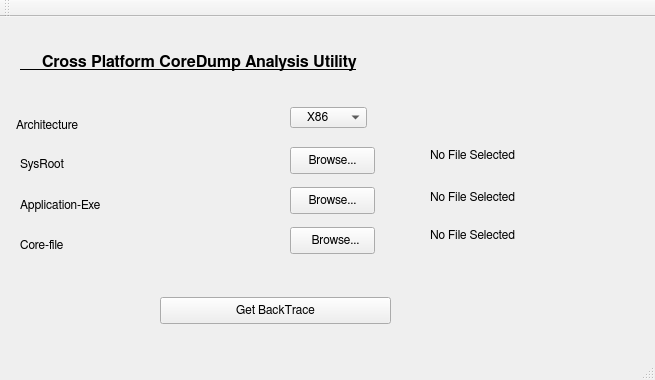
<?xml version="1.0" encoding="UTF-8"?>
<ui version="4.0">
 <class>coreDumpUtilFrame</class>
 <widget class="QMainWindow" name="coreDumpUtilFrame">
  <property name="windowModality">
   <enum>Qt::ApplicationModal</enum>
  </property>
  <property name="geometry">
   <rect>
    <x>0</x>
    <y>0</y>
    <width>655</width>
    <height>380</height>
   </rect>
  </property>
  <property name="maximumSize">
   <size>
    <width>655</width>
    <height>430</height>
   </size>
  </property>
  <property name="font">
   <font>
    <family>FreeSans</family>
   </font>
  </property>
  <property name="windowTitle">
   <string>XPlatform CoreDump Analysis Utility</string>
  </property>
  <widget class="QWidget" name="centralWidget">
   <widget class="QLabel" name="lbanner">
    <property name="geometry">
     <rect>
      <x>20</x>
      <y>0</y>
      <width>381</width>
      <height>91</height>
     </rect>
    </property>
    <property name="font">
     <font>
      <pointsize>12</pointsize>
      <weight>75</weight>
      <bold>true</bold>
      <underline>true</underline>
     </font>
    </property>
    <property name="text">
     <string>     Cross Platform CoreDump Analysis Utility</string>
    </property>
    <property name="wordWrap">
     <bool>true</bool>
    </property>
   </widget>
   <widget class="QLabel" name="lbannerImage">
    <property name="geometry">
     <rect>
      <x>370</x>
      <y>-10</y>
      <width>331</width>
      <height>81</height>
     </rect>
    </property>
    <property name="text">
     <string/>
    </property>
    <property name="pixmap">
     <pixmap>LogoSJ.png</pixmap>
    </property>
   </widget>
   <widget class="QLabel" name="lArchitecture">
    <property name="geometry">
     <rect>
      <x>10</x>
      <y>100</y>
      <width>91</width>
      <height>16</height>
     </rect>
    </property>
    <property name="text">
     <string>  Architecture</string>
    </property>
   </widget>
   <widget class="QComboBox" name="comboArchType">
    <property name="geometry">
     <rect>
      <x>290</x>
      <y>90</y>
      <width>77</width>
      <height>21</height>
     </rect>
    </property>
    <property name="focusPolicy">
     <enum>Qt::TabFocus</enum>
    </property>
    <property name="toolTip">
     <string>select the architecture</string>
    </property>
    <item>
     <property name="text">
      <string>    X86</string>
     </property>
    </item>
    <item>
     <property name="text">
      <string>    MIPS</string>
     </property>
    </item>
   </widget>
   <widget class="QLabel" name="lSysRoot">
    <property name="geometry">
     <rect>
      <x>20</x>
      <y>140</y>
      <width>54</width>
      <height>15</height>
     </rect>
    </property>
    <property name="text">
     <string>SysRoot</string>
    </property>
   </widget>
   <widget class="QPushButton" name="bSysRootBrowse">
    <property name="geometry">
     <rect>
      <x>290</x>
      <y>130</y>
      <width>85</width>
      <height>27</height>
     </rect>
    </property>
    <property name="focusPolicy">
     <enum>Qt::TabFocus</enum>
    </property>
    <property name="text">
     <string>Browse...</string>
    </property>
   </widget>
   <widget class="QLabel" name="lSysRootFilePath">
    <property name="geometry">
     <rect>
      <x>430</x>
      <y>130</y>
      <width>251</width>
      <height>16</height>
     </rect>
    </property>
    <property name="text">
     <string>No File Selected</string>
    </property>
   </widget>
   <widget class="QLabel" name="lApplicationExe">
    <property name="geometry">
     <rect>
      <x>20</x>
      <y>180</y>
      <width>101</width>
      <height>16</height>
     </rect>
    </property>
    <property name="text">
     <string>Application-Exe</string>
    </property>
   </widget>
   <widget class="QPushButton" name="bApplicationBrowser">
    <property name="geometry">
     <rect>
      <x>290</x>
      <y>170</y>
      <width>85</width>
      <height>27</height>
     </rect>
    </property>
    <property name="focusPolicy">
     <enum>Qt::TabFocus</enum>
    </property>
    <property name="text">
     <string>Browse...</string>
    </property>
   </widget>
   <widget class="QLabel" name="lApplicationFilePath">
    <property name="geometry">
     <rect>
      <x>430</x>
      <y>170</y>
      <width>101</width>
      <height>20</height>
     </rect>
    </property>
    <property name="text">
     <string>No File Selected</string>
    </property>
   </widget>
   <widget class="QLabel" name="lCoreFile">
    <property name="geometry">
     <rect>
      <x>20</x>
      <y>220</y>
      <width>121</width>
      <height>16</height>
     </rect>
    </property>
    <property name="text">
     <string>Core-file </string>
    </property>
   </widget>
   <widget class="QPushButton" name="lCoreFileBrowser">
    <property name="geometry">
     <rect>
      <x>290</x>
      <y>210</y>
      <width>85</width>
      <height>27</height>
     </rect>
    </property>
    <property name="focusPolicy">
     <enum>Qt::TabFocus</enum>
    </property>
    <property name="text">
     <string>  Browse...</string>
    </property>
   </widget>
   <widget class="QLabel" name="lCorefileBrowser">
    <property name="geometry">
     <rect>
      <x>430</x>
      <y>210</y>
      <width>101</width>
      <height>16</height>
     </rect>
    </property>
    <property name="text">
     <string>No File Selected</string>
    </property>
   </widget>
   <widget class="QPushButton" name="bgetBackTrace">
    <property name="geometry">
     <rect>
      <x>160</x>
      <y>280</y>
      <width>231</width>
      <height>27</height>
     </rect>
    </property>
    <property name="text">
     <string>Get BackTrace</string>
    </property>
   </widget>
  </widget>
  <widget class="QMenuBar" name="menuBar">
   <property name="geometry">
    <rect>
     <x>0</x>
     <y>0</y>
     <width>655</width>
     <height>22</height>
    </rect>
   </property>
  </widget>
  <widget class="QToolBar" name="mainToolBar">
   <attribute name="toolBarArea">
    <enum>TopToolBarArea</enum>
   </attribute>
   <attribute name="toolBarBreak">
    <bool>false</bool>
   </attribute>
  </widget>
  <widget class="QStatusBar" name="statusBar"/>
 </widget>
 <layoutdefault spacing="6" margin="11"/>
 <tabstops>
  <tabstop>comboArchType</tabstop>
  <tabstop>bSysRootBrowse</tabstop>
  <tabstop>bApplicationBrowser</tabstop>
  <tabstop>lCoreFileBrowser</tabstop>
  <tabstop>bgetBackTrace</tabstop>
 </tabstops>
 <resources/>
 <connections/>
</ui>
